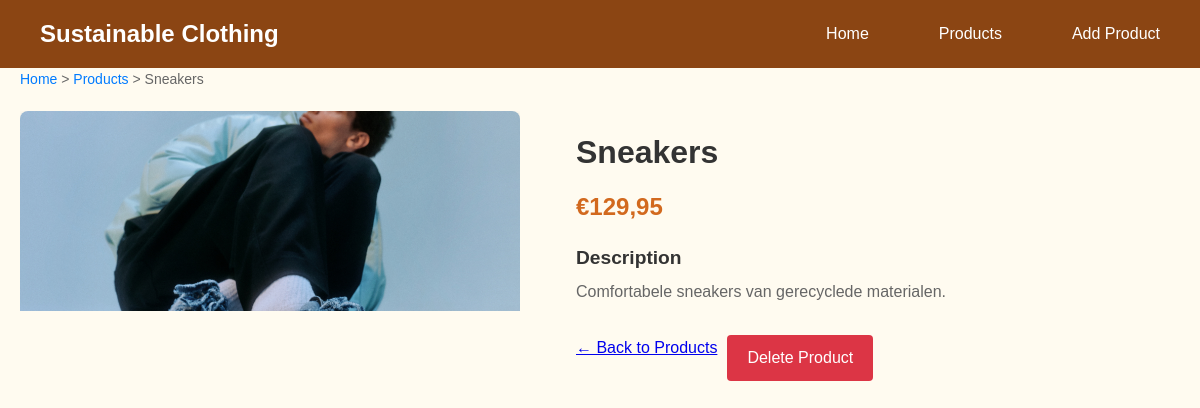
The page /product-detail.php?id=5 on the database its author committed.
### tables this page shows
CREATE TABLE producten (
    id INTEGER PRIMARY KEY AUTOINCREMENT NOT NULL,
    naam TEXT NOT NULL,
    omschrijving TEXT,
    maat TEXT CHECK(maat IN ('XS', 'S', 'M', 'L', 'XL')),
    afbeelding TEXT,
    prijs INTEGER
);

### product-detail.php (called while the page is built, shortened)
<?php
require_once 'config/database.php';
$product_id = (int) $_GET['id'];
try {
    $pdo = connectDatabase();
    $stmt = $pdo->prepare("SELECT * FROM producten WHERE id = ?");
    $stmt->execute([$product_id]);
    $product = $stmt->fetch();
} catch (PDOException $e) {
    error_log('Product detail database error: ' . $e->getMessage());
    $product = null;
    $error_message = 'Error loading product details.';
}
include 'product-detail_view.php';
?>

### config/database.php (called while the page is built, shortened)
<?php
function formatPrice($priceInCents) {
    return '€' . number_format($priceInCents / 100, 2, ',', '.');
}
?>

### product-detail_view.php (the view, shortened to what this page needs)
<!DOCTYPE html>
<html lang="en">
<head>
    <link rel="stylesheet" href="css/simple-style.css">
</head>
<body>
    <nav>
        <div class="nav-container">
            <h1><a href="index.php">Sustainable Clothing</a></h1>
            <ul>
                <li><a href="index.php">Home</a></li>
                <li><a href="products.php">Products</a></li>
                <li><a href="add-product.php">Add Product</a></li>
            </ul>
        </div>
    </nav>
    <div class="container">
        <div class="breadcrumb">
            <a href="index.php">Home</a> >
            <a href="products.php">Products</a> >
            <?php echo htmlspecialchars($product['naam']); ?>
        </div>
        <div class="product-detail">
            <div class="product-image">
                <?php if ($product['afbeelding'] && file_exists('uploads/' . $product['afbeelding'])): ?>
                    <img src="uploads/<?php echo htmlspecialchars($product['afbeelding']); ?>"
                         alt="<?php echo htmlspecialchars($product['naam']); ?>">
                <?php else: ?>
                    <div class="no-image">No Image Available</div>
                <?php endif; ?>
            </div>
            <div class="product-info">
                <h1><?php echo htmlspecialchars($product['naam']); ?></h1>
                <p class="price"><?php echo formatPrice($product['prijs']); ?></p>
                <?php if ($product['omschrijving']): ?>
                    <div class="description">
                        <h3>Description</h3>
                        <p><?php echo nl2br(htmlspecialchars($product['omschrijving'])); ?></p>
                    </div>
                <?php endif; ?>
                <div class="product-actions">
                    <a href="products.php" class="btn-secondary">← Back to Products</a>
                    <a href="delete-product.php?id=<?php echo $product['id']; ?>" class="btn-danger">Delete Product</a>
                </div>
            </div>
        </div>
    </div>
</body>
</html>

### css/simple-style.css (style rules this page uses)
* { margin: 0; padding: 0; box-sizing: border-box; }
body { font-family: Arial, sans-serif; line-height: 1.6; color: #333; background-color: #fffbf0; }
.container { max-width: 1200px; margin: 0 auto; padding: 0 20px; }
nav { background-color: #8B4513; padding: 15px 0; }
.nav-container { max-width: 1200px; margin: 0 auto; padding: 0 20px; display: flex; justify-content: space-between; align-items: center; }
.nav-container h1 a { color: white; text-decoration: none; font-size: 1.5rem; }
nav ul { list-style: none; display: flex; justify-content: center; gap: 30px; margin: 0; padding: 0; }
nav a { color: white; text-decoration: none; padding: 10px 20px; border-radius: 5px; font-size: 16px; }
.product-image { height: 200px; overflow: hidden; }
.product-image img { width: 100%; height: 100%; object-fit: cover; }
.product-info { padding: 1rem; }
.product-info h3 { font-size: 1.2rem; color: #333; margin-bottom: 0.5rem; line-height: 1.2; }
.price { font-size: 1.1rem; font-weight: bold; color: #333; }
.product-actions { display: flex; gap: 0.5rem; }
.breadcrumb { margin-bottom: 20px; color: #666; font-size: 14px; }
.breadcrumb a { color: #007bff; text-decoration: none; }
.product-detail { display: flex; gap: 40px; margin-top: 20px; }
.product-image { flex: 1; max-width: 500px; }
.product-image img { width: 100%; height: auto; border-radius: 8px; box-shadow: 0 2px 8px rgba(0,0,0,0.1); }
.product-info { flex: 1; }
.product-info h1 { font-size: 32px; margin-bottom: 10px; color: #333; }
.price { font-size: 24px; font-weight: bold; color: #D2691E; margin-bottom: 20px; }
.description { margin-bottom: 20px; }
.description h3 { margin-bottom: 10px; color: #333; }
.description p { line-height: 1.6; color: #666; }
.product-actions { display: flex; gap: 10px; margin-top: 30px; }
.btn-danger { background-color: #dc3545; color: white; padding: 10px 20px; border: none; border-radius: 4px; text-decoration: none; display: inline-block; cursor: pointer; transition: background-color 0.3s; }

### rows shown on the page
producten: naam "Sneakers", afbeelding (picture), prijs "€129,95", omschrijving "Comfortabele sneakers van gerecyclede materialen."
